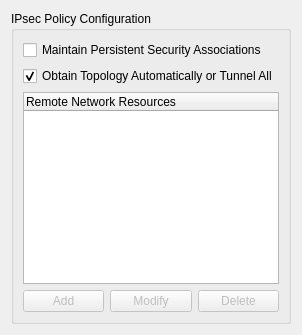
     <widget class="QWidget" name="tabPolicy" >
      <attribute name="title" >
       <string>Policy</string>
      </attribute>
      <layout class="QVBoxLayout" >
       <item>
        <widget class="QGroupBox" name="groupBoxPolicy" >
         <property name="title" >
          <string>IPsec Policy Configuration</string>
         </property>
         <layout class="QVBoxLayout" >
          <item>
           <widget class="QCheckBox" name="checkBoxPolicyNailed" >
            <property name="text" >
             <string>Maintain Persistent Security Associations</string>
            </property>
            <property name="checked" >
             <bool>false</bool>
            </property>
            <property name="autoRepeat" >
             <bool>false</bool>
            </property>
           </widget>
          </item>
          <item>
           <widget class="QCheckBox" name="checkBoxPolicyAuto" >
            <property name="text" >
             <string>Obtain Topology Automatically or Tunnel All</string>
            </property>
            <property name="checked" >
             <bool>true</bool>
            </property>
            <property name="autoRepeat" >
             <bool>false</bool>
            </property>
           </widget>
          </item>
          <item>
           <widget class="QTreeWidget" name="treeWidgetPolicies" >
            <column>
             <property name="text" >
              <string>Remote Network Resources</string>
             </property>
            </column>
           </widget>
          </item>
          <item>
           <layout class="QHBoxLayout" >
            <item>
             <widget class="QPushButton" name="pushButtonPolicyAdd" >
              <property name="enabled" >
               <bool>false</bool>
              </property>
              <property name="sizePolicy" >
               <sizepolicy vsizetype="Fixed" hsizetype="MinimumExpanding" >
                <horstretch>0</horstretch>
                <verstretch>0</verstretch>
               </sizepolicy>
              </property>
              <property name="text" >
               <string>Add</string>
              </property>
             </widget>
            </item>
            <item>
             <widget class="QPushButton" name="pushButtonPolicyMod" >
              <property name="enabled" >
               <bool>false</bool>
              </property>
              <property name="sizePolicy" >
               <sizepolicy vsizetype="Fixed" hsizetype="MinimumExpanding" >
                <horstretch>0</horstretch>
                <verstretch>0</verstretch>
               </sizepolicy>
              </property>
              <property name="text" >
               <string>Modify</string>
              </property>
             </widget>
            </item>
            <item>
             <widget class="QPushButton" name="pushButtonPolicyDel" >
              <property name="enabled" >
               <bool>false</bool>
              </property>
              <property name="sizePolicy" >
               <sizepolicy vsizetype="Fixed" hsizetype="MinimumExpanding" >
                <horstretch>0</horstretch>
                <verstretch>0</verstretch>
               </sizepolicy>
              </property>
              <property name="text" >
               <string>Delete</string>
              </property>
             </widget>
            </item>
           </layout>
          </item>
         </layout>
        </widget>
       </item>
      </layout>
     </widget>
